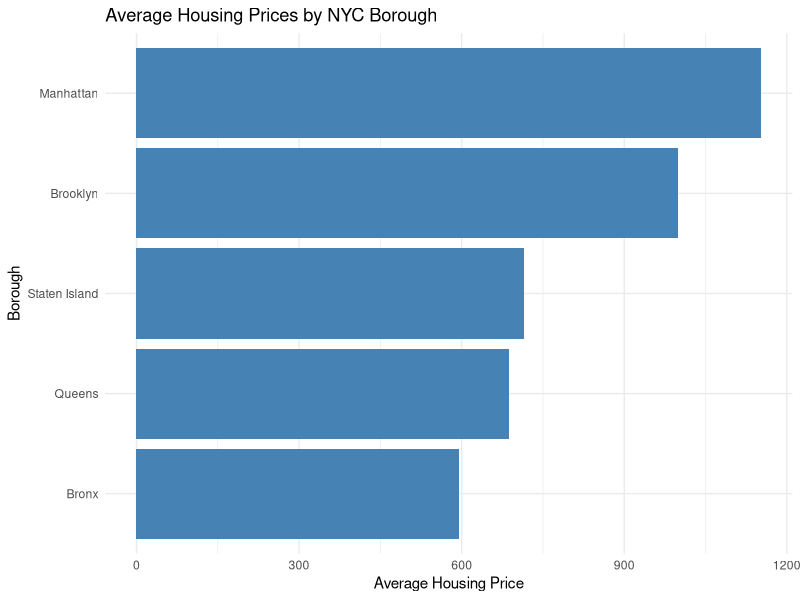
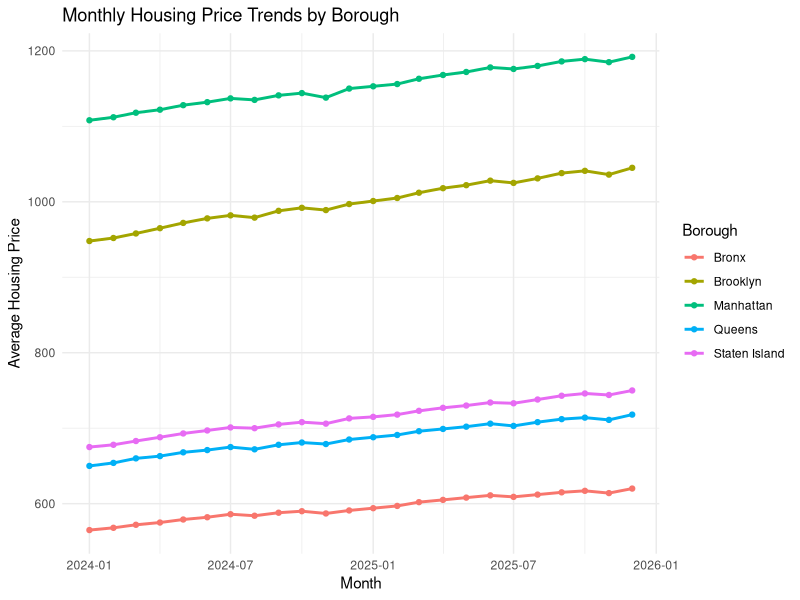

Write R code to recreate these figures, in order.
## ---- chunk 1
# Load the required packages
library(readr)
library(dplyr)
library(tidyr)
library(ggplot2)

# Import the original dataset
housing <- read_csv(
  "Data /NYC_Housing_Average_Prices_Wide.csv",
  show_col_types = FALSE
)

# Check the number of rows and columns
dim(housing)

# Display column names
names(housing)

# Preview the first 10 rows
head(housing, 10)

# Check column types and dataset structure
glimpse(housing)
## ---- chunk 2
# Check missing values in the five borough columns
missing_summary <- housing %>%
  select(Bronx, Brooklyn, Manhattan, Queens, `Staten Island`) %>%
  summarise(
    across(
      everything(),
      list(
        Missing = ~sum(is.na(.x)),
        Available = ~sum(!is.na(.x))
      )
    )
  ) %>%
  pivot_longer(
    everything(),
    names_to = c("Borough", ".value"),
    names_pattern = "^(.*)_(Missing|Available)$"
  ) %>%
  mutate(
    Missing_Percent = round(
      100 * Missing / (Missing + Available), 1
    )
  )

knitr::kable(
  missing_summary,
  col.names = c(
    "Borough",
    "Missing Values",
    "Available Values",
    "Missing (%)"
  ),
  caption = "Missing Housing Price Values by Borough"
)
## ---- chunk 3
# Create a clean dataset
housing_clean <- housing %>%
  select(
    Year, Month,
    Bronx, Brooklyn, Manhattan,
    Queens, `Staten Island`
  ) %>%
  mutate(
    Year = as.integer(Year),
    Month = factor(
      Month,
      levels = month.abb,
      ordered = TRUE
    )
  )

# Transform wide data into long format
housing_long <- housing_clean %>%
  pivot_longer(
    cols = c(
      Bronx, Brooklyn, Manhattan,
      Queens, `Staten Island`
    ),
    names_to = "Borough",
    values_to = "Average_Price"
  ) %>%
  filter(!is.na(Average_Price)) %>%
  mutate(
    Date = as.Date(
      paste(Year, as.integer(Month), "01", sep = "-")
    )
  )

# Display the transformed data
head(housing_long, 10)

# Summarize the transformation
transformation_summary <- tibble(
  Step = c(
    "Original Rows",
    "Original Columns",
    "Long Format Observations"
  ),
  Count = c(
    nrow(housing),
    ncol(housing),
    nrow(housing_long)
  )
)

knitr::kable(
  transformation_summary,
  col.names = c("Step", "Count"),
  caption = "Housing Data Transformation Summary"
)
## ---- chunk 4
# Count available prices before transformation
original_count <- housing_clean %>%
  select(
    Bronx, Brooklyn, Manhattan,
    Queens, `Staten Island`
  ) %>%
  summarise(
    across(everything(), ~sum(!is.na(.x)))
  ) %>%
  unlist(use.names = FALSE) %>%
  sum()

# Count observations after transformation
long_count <- nrow(housing_long)

validation <- tibble(
  Dataset = c(
    "Original Wide Data",
    "Transformed Long Data"
  ),
  Observations = c(original_count, long_count)
)

knitr::kable(
  validation,
  col.names = c("Dataset", "Observations"),
  caption = "Transformation Validation"
)

# Confirm that both counts match
stopifnot(original_count == long_count)
## ---- chunk 5
# Calculate summary statistics by borough
housing_summary <- housing_long %>%
  group_by(Borough) %>%
  summarise(
    Observations = n(),
    Average_Price = mean(Average_Price),
    Minimum_Price = min(Average_Price),
    Maximum_Price = max(Average_Price),
    .groups = "drop"
  ) %>%
  arrange(desc(Average_Price))

knitr::kable(
  housing_summary,
  col.names = c(
    "Borough",
    "Observations",
    "Average Price",
    "Minimum Price",
    "Maximum Price"
  ),
  digits = 2,
  caption = "Housing Price Summary Statistics by Borough"
)
## ---- chunk 6
# Compare average prices across boroughs
borough_prices <- housing_long %>%
  group_by(Borough) %>%
  summarise(
    Average_Price = mean(Average_Price),
    .groups = "drop"
  ) %>%
  arrange(desc(Average_Price))

knitr::kable(
  borough_prices,
  col.names = c(
    "Borough",
    "Average Housing Price"
  ),
  digits = 2,
  caption = "Average Housing Prices by Borough"
)
## ---- chunk 7
# Visualize average housing prices
ggplot(
  borough_prices,
  aes(
    x = reorder(Borough, Average_Price),
    y = Average_Price
  )
) +
  geom_col(fill = "steelblue") +
  coord_flip() +
  labs(
    title = "Average Housing Prices by NYC Borough",
    x = "Borough",
    y = "Average Housing Price"
  ) +
  theme_minimal()
## ---- chunk 8
# Calculate the change in housing prices
price_change <- housing_long %>%
  arrange(Borough, Date) %>%
  group_by(Borough) %>%
  summarise(
    First_Date = first(Date),
    Last_Date = last(Date),
    First_Price = first(Average_Price),
    Last_Price = last(Average_Price),
    Price_Change = Last_Price - First_Price,
    Percent_Change = if (
      first(Average_Price) != 0
    ) {
      100 * (
        last(Average_Price) - first(Average_Price)
      ) / first(Average_Price)
    } else {
      NA_real_
    },
    .groups = "drop"
  ) %>%
  arrange(desc(Percent_Change))

knitr::kable(
  price_change,
  col.names = c(
    "Borough",
    "First Date",
    "Last Date",
    "First Price",
    "Last Price",
    "Price Change",
    "Change (%)"
  ),
  digits = 2,
  caption = "Housing Price Changes by Borough"
)
## ---- chunk 9
# Visualize housing price trends
ggplot(
  housing_long,
  aes(
    x = Date,
    y = Average_Price,
    color = Borough
  )
) +
  geom_line(linewidth = 1) +
  geom_point(size = 1.5) +
  labs(
    title = "Monthly Housing Price Trends by Borough",
    x = "Month",
    y = "Average Housing Price",
    color = "Borough"
  ) +
  theme_minimal()
